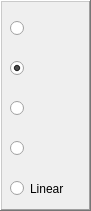
      <widget class="QFrame" name="JointModel">
       <property name="geometry">
        <rect>
         <x>10</x>
         <y>250</y>
         <width>91</width>
         <height>211</height>
        </rect>
       </property>
       <property name="frameShape">
        <enum>QFrame::WinPanel</enum>
       </property>
       <property name="frameShadow">
        <enum>QFrame::Raised</enum>
       </property>
       <widget class="QRadioButton" name="radioButtonJS1">
        <property name="geometry">
         <rect>
          <x>10</x>
          <y>20</y>
          <width>16</width>
          <height>17</height>
         </rect>
        </property>
        <property name="font">
         <font>
          <weight>50</weight>
          <bold>false</bold>
         </font>
        </property>
        <property name="text">
         <string/>
        </property>
        <property name="checked">
         <bool>false</bool>
        </property>
       </widget>
       <widget class="QRadioButton" name="radioButtonJS2">
        <property name="geometry">
         <rect>
          <x>10</x>
          <y>60</y>
          <width>16</width>
          <height>17</height>
         </rect>
        </property>
        <property name="font">
         <font>
          <weight>50</weight>
          <italic>true</italic>
          <bold>false</bold>
         </font>
        </property>
        <property name="text">
         <string/>
        </property>
        <property name="checked">
         <bool>true</bool>
        </property>
       </widget>
       <widget class="QRadioButton" name="radioButtonJS3">
        <property name="geometry">
         <rect>
          <x>10</x>
          <y>100</y>
          <width>16</width>
          <height>17</height>
         </rect>
        </property>
        <property name="font">
         <font>
          <weight>50</weight>
          <bold>false</bold>
         </font>
        </property>
        <property name="text">
         <string/>
        </property>
       </widget>
       <widget class="QRadioButton" name="radioButtonJS4">
        <property name="geometry">
         <rect>
          <x>10</x>
          <y>140</y>
          <width>16</width>
          <height>17</height>
         </rect>
        </property>
        <property name="font">
         <font>
          <weight>50</weight>
          <bold>false</bold>
         </font>
        </property>
        <property name="text">
         <string/>
        </property>
       </widget>
       <widget class="QLabel" name="label_234">
        <property name="geometry">
         <rect>
          <x>30</x>
          <y>130</y>
          <width>51</width>
          <height>41</height>
         </rect>
        </property>
        <property name="text">
         <string/>
        </property>
        <property name="pixmap">
         <pixmap>C:/Users/WINDOWS 10/.designer/backup/Fig 4.JPG</pixmap>
        </property>
        <property name="scaledContents">
         <bool>true</bool>
        </property>
       </widget>
       <widget class="QLabel" name="label_231">
        <property name="geometry">
         <rect>
          <x>30</x>
          <y>10</y>
          <width>51</width>
          <height>41</height>
         </rect>
        </property>
        <property name="text">
         <string/>
        </property>
        <property name="pixmap">
         <pixmap>C:/Users/WINDOWS 10/.designer/backup/Fig 1.JPG</pixmap>
        </property>
        <property name="scaledContents">
         <bool>true</bool>
        </property>
       </widget>
       <widget class="QLabel" name="label_232">
        <property name="geometry">
         <rect>
          <x>30</x>
          <y>50</y>
          <width>51</width>
          <height>41</height>
         </rect>
        </property>
        <property name="text">
         <string/>
        </property>
        <property name="pixmap">
         <pixmap>C:/Users/WINDOWS 10/.designer/backup/Fig 2.JPG</pixmap>
        </property>
        <property name="scaledContents">
         <bool>true</bool>
        </property>
       </widget>
       <widget class="QLabel" name="label_233">
        <property name="geometry">
         <rect>
          <x>30</x>
          <y>90</y>
          <width>51</width>
          <height>41</height>
         </rect>
        </property>
        <property name="text">
         <string/>
        </property>
        <property name="pixmap">
         <pixmap>C:/Users/WINDOWS 10/.designer/backup/Fig 3.JPG</pixmap>
        </property>
        <property name="scaledContents">
         <bool>true</bool>
        </property>
       </widget>
       <widget class="QRadioButton" name="radioButtonJSLinear">
        <property name="geometry">
         <rect>
          <x>10</x>
          <y>180</y>
          <width>82</width>
          <height>17</height>
         </rect>
        </property>
        <property name="font">
         <font>
          <weight>50</weight>
          <bold>false</bold>
         </font>
        </property>
        <property name="text">
         <string>Linear</string>
        </property>
        <property name="checked">
         <bool>false</bool>
        </property>
       </widget>
      </widget>
